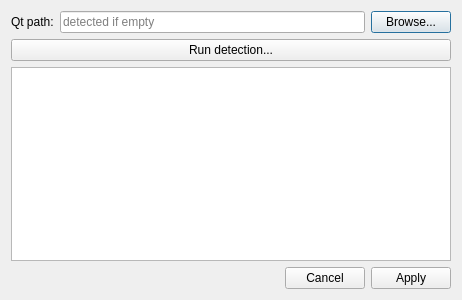
<?xml version="1.0" encoding="UTF-8"?>
<ui version="4.0">
 <class>DetectQtDevToolsDialog</class>
 <widget class="QDialog" name="DetectQtDevToolsDialog">
  <property name="geometry">
   <rect>
    <x>0</x>
    <y>0</y>
    <width>462</width>
    <height>300</height>
   </rect>
  </property>
  <property name="windowTitle">
   <string>Dialog</string>
  </property>
  <layout class="QVBoxLayout" name="verticalLayout">
   <item>
    <layout class="QHBoxLayout" name="horizontalLayout">
     <item>
      <widget class="QLabel" name="label">
       <property name="text">
        <string>Qt path:</string>
       </property>
      </widget>
     </item>
     <item>
      <widget class="QLineEdit" name="QtRootPathEdit">
       <property name="placeholderText">
        <string>detected if empty</string>
       </property>
      </widget>
     </item>
     <item>
      <widget class="QPushButton" name="BrowseButton">
       <property name="text">
        <string>Browse...</string>
       </property>
      </widget>
     </item>
    </layout>
   </item>
   <item>
    <widget class="QPushButton" name="RunButton">
     <property name="text">
      <string>Run detection...</string>
     </property>
    </widget>
   </item>
   <item>
    <widget class="QTextEdit" name="DetectionProcessTextEdit"/>
   </item>
   <item>
    <widget class="QDialogButtonBox" name="ButtonBox">
     <property name="sizePolicy">
      <sizepolicy hsizetype="Expanding" vsizetype="Fixed">
       <horstretch>0</horstretch>
       <verstretch>0</verstretch>
      </sizepolicy>
     </property>
     <property name="standardButtons">
      <set>QDialogButtonBox::Apply|QDialogButtonBox::Cancel</set>
     </property>
    </widget>
   </item>
  </layout>
 </widget>
 <resources/>
 <connections/>
</ui>
